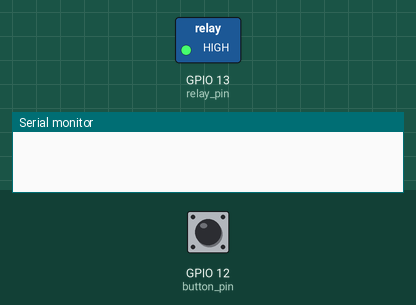
A sketch run on a simulated ESP32. On the bench: switched loads named in the sketch (green lamp = pin HIGH), the last lines printed to the serial monitor. Dashed ring = blinking. Inputs (shaded band) come from the test bench; at power-on: GPIO 12 (button_pin) HIGH. WiFi joins after 1.5 s; servers stay silent unless stated.

Above: at 3.0 s.
3.1 s: GPIO 12 (button_pin) pulled LOW for 1 s
At 5.1 s:
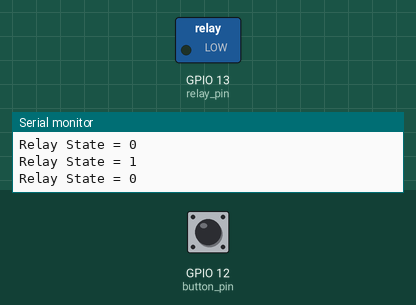
5.6 s: GPIO 12 (button_pin) pulled LOW for 0.15 s
At 6.9 s:
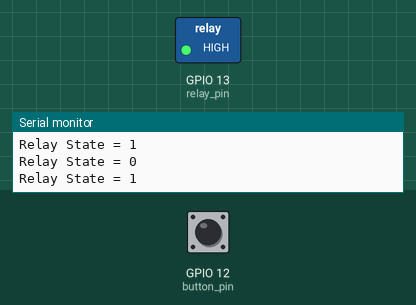
7.3 s: GPIO 12 (button_pin) pulled LOW for 3.2 s
At 7.87 s:
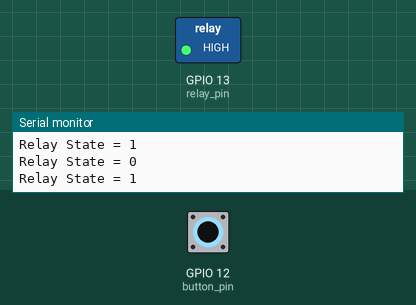
Timing chart, 0 to 12.0 s (numbered marks = the images above; inputs shaded):
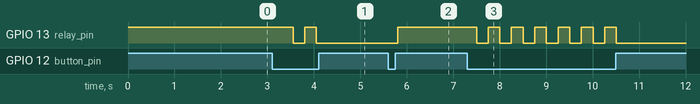

The sketch:

Mobile_electricity_Controlled.ino
```cpp
#define BLYNK_TEMPLATE_ID "ENTER_TEMPLATE_ID"
#define BLYNK_DEVICE_NAME "ENTER_DEVICE_NAME"
#define BLYNK_AUTH_TOKEN "ENTER_AUTH_TOKEN"
#define BLYNK_PRINT Serial
#include <WiFi.h>
#include <WiFiClient.h>
#include <BlynkSimpleEsp32.h>
char auth[] = BLYNK_AUTH_TOKEN;
char ssid[] = "ชื่อไวไฟ";
char pass[] = "รหัสไวไฟ";
BlynkTimer timer;
#define button_pin 12
#define relay_pin 13
int relay_state = 0;
#define button_vpin V1
BLYNK_CONNECTED() {
Blynk.syncVirtual(button_vpin);
}
//--------------------------------------------------------------------------
BLYNK_WRITE(button_vpin) {
relay_state = param.asInt();
digitalWrite(relay_pin, relay_state);
}
//--------------------------------------------------------------------------
void setup()
{
// Debug console
Serial.begin(115200);
//--------------------------------------------------------------------
pinMode(button_pin, INPUT_PULLUP);
//--------------------------------------------------------------------
pinMode(relay_pin, OUTPUT);
//--------------------------------------------------------------------
digitalWrite(relay_pin, HIGH);
//--------------------------------------------------------------------
Blynk.begin(auth, ssid, pass);
//--------------------------------------------------------------------
}
void loop()
{
Blynk.run();
timer.run();
listen_push_button();
}
void listen_push_button(){
//--------------------------------------------------------------------------
if(digitalRead(button_pin) == LOW){
delay(200);
control_relay();
Blynk.virtualWrite(button_vpin, relay_state);
}
//--------------------------------------------------------------------------
}
void control_relay(){
relay_state = !relay_state;
digitalWrite(relay_pin, relay_state);
Serial.print("Relay State = ");
Serial.println(relay_state);
delay(50);
}
```

Measured:
- after the input at 3.1 s, GPIO 13 (relay_pin): HIGH → LOW after 0.45 s, → HIGH 0.25 s later, → LOW 0.25 s later
- after the input at 5.6 s, GPIO 13 (relay_pin): LOW → HIGH after 0.20 s
- after the input at 7.3 s, GPIO 13 (relay_pin): alternates HIGH for 0.25 s and LOW for 0.25 s, 13 changes in all, then stays LOW, starting after 0.20 s
